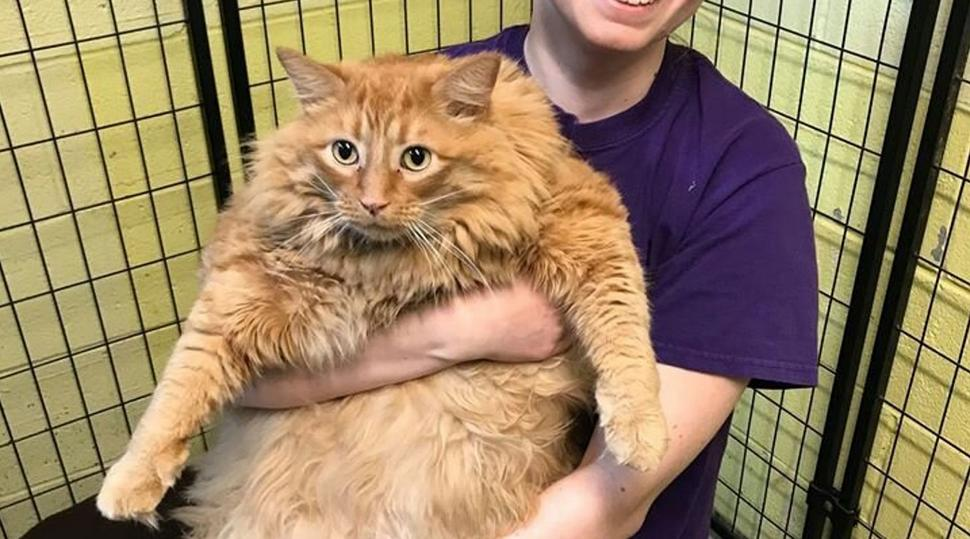
#> input picture Etapa1/OpenCV/entrada.jpg, 970 x 539 px
$ python main.py
#> lines starting #> are read from the running program, lines starting #| are printed output that depends on the picture
### Etapa1/OpenCV/funcoes_cap1.py
# Importação das bibliotecas
import cv2

def atividade1():
    # Leitura da imagem com a função imread()
    imagem = cv2.imread('entrada.jpg')
#> imagem is the input picture: shape (539, 970, 3); mean B, G, R 100.1, 132.4, 155.4
    print('Largura em pixels: ', end='')
    print(imagem.shape[1]) #largura da imagem
#| 970
    print('Altura em pixels: ', end='')
    print(imagem.shape[0]) #altura da imagem
#| 539
    print('Qtde de canais: ', end='')
    print(imagem.shape[2])
#| 3

    # Mostra a imagem com a função imshow
    cv2.imshow("Nome da janela", imagem)
    cv2.waitKey(0) #espera pressionar qualquer tecla

    # Salvar a imagem no disco com função imwrite()
    cv2.imwrite("saida.jpg", imagem)

### Etapa1/OpenCV/funcoes_cap2.py
# Importação das bibliotecas
import cv2

def atividade2():
    # Leitura da imagem com a função imread()
    imagem = cv2.imread('ponte.jpg')
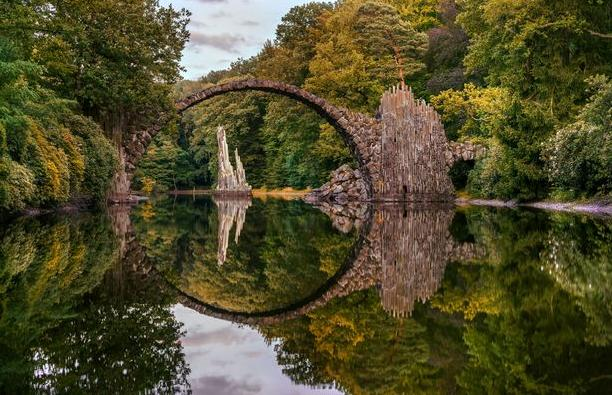
#> input picture Etapa1/OpenCV/ponte.jpg, 612 x 395 px
#> imagem is the input picture: shape (395, 612, 3); mean B, G, R 43.6, 75.7, 80

    for y in range(0, imagem.shape[0]): # percorre linhas
        for x in range(0, imagem.shape[1]): # percorre colunas
            imagem[y, x] = (255,0,0)    # muda a cor do pixel para azul
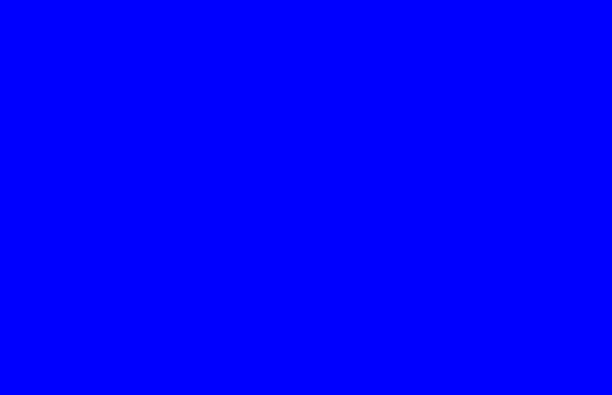
#> imagem: shape (395, 612, 3); mean B, G, R 255, 0, 0

    # Mostra a imagem com a função imshow
    cv2.imshow("Imagem modificada", imagem)
    cv2.waitKey(0)  # espera pressionar qualquer tecla


def atividade3():
    # Leitura da imagem com a função imread()
    imagem = cv2.imread('ponte.jpg')

    for y in range(0, imagem.shape[0]): # percorre linhas
        for x in range(0, imagem.shape[1]): # percorre colunas
            imagem[y, x] = (x%256,y%256,x%256)  # mantem o valor do pixel entre 0 e 255
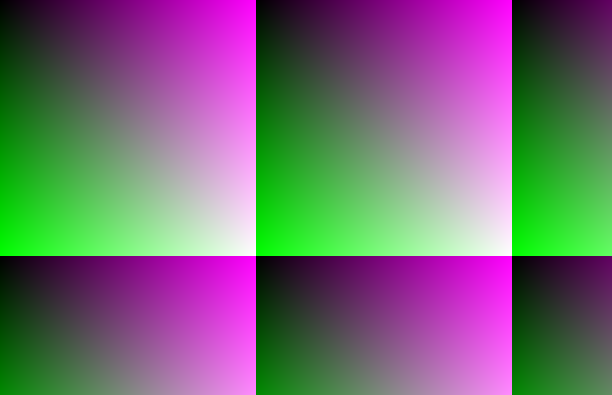
#> imagem: shape (395, 612, 3); mean B, G, R 114.8, 106.9, 114.8
                                                # uma vez que valores RGB assumem esse intevalo

    # Mostra a imagem com a função imshow
    cv2.imshow("Imagem modificada", imagem)
    cv2.waitKey(0)  # espera pressionar qualquer tecla


def atividade4():
    # Leitura da imagem com a função imread()
    imagem = cv2.imread('ponte.jpg')

    for y in range(0, imagem.shape[0], 1): # percorre as linhas
        for x in range(0, imagem.shape[1], 1): # percorre as colunas
            imagem[y, x] = (0,(x*y)%256,0)  # altera o valor dos pixeis, tirando matrizes
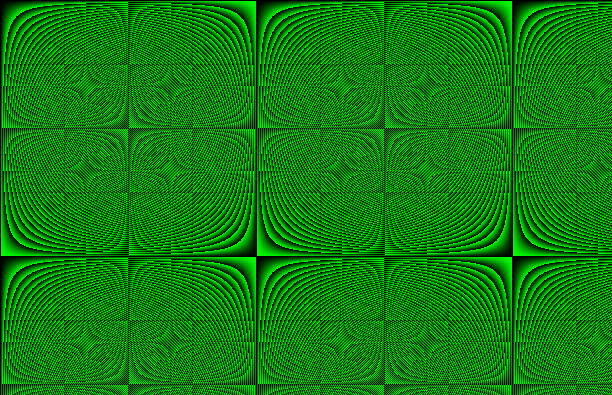
#> imagem: shape (395, 612, 3); mean B, G, R 0, 125.1, 0
                                            # de cores Azuis e Vermelhas além de modificar
                                            # a matriz Verde

    # Mostra a imagem com a função imshow
    cv2.imshow("Imagem modificada", imagem)
    cv2.waitKey(0)  # espera pressionar qualquer tecla


def atividade5():
    # Leitura da imagem com a função imread()
    imagem = cv2.imread('ponte.jpg')

    for y in range(0, imagem.shape[0], 10): # percorre linhas
        for x in range(0, imagem.shape[1], 10): # percorre colunas, pulando de 10 em 10
            imagem[y:y+5, x: x+5] = (0,255,255) # cria um quadrado amarelo de 5x5 pixeis
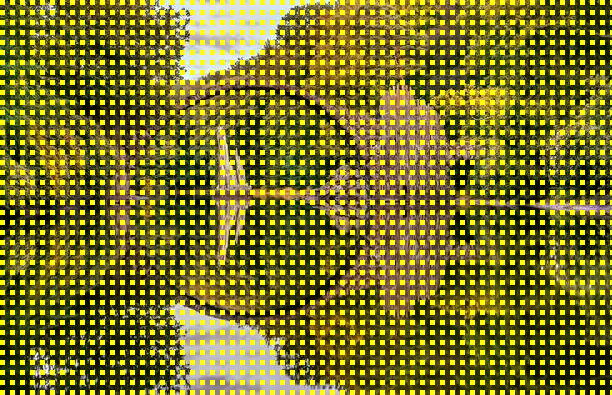
#> imagem: shape (395, 612, 3); mean B, G, R 32.5, 121.2, 124.4

    # Mostra a imagem com a função imshow
    cv2.imshow("Imagem modificada", imagem)
    cv2.waitKey(0)  # espera pressionar qualquer tecla

### Etapa1/OpenCV/main.py
import funcoes_cap1
import funcoes_cap2

if __name__ == "__main__":
    funcoes_cap1.atividade1()

    funcoes_cap2.atividade2()
    funcoes_cap2.atividade3()
    funcoes_cap2.atividade4()
    funcoes_cap2.atividade5()
